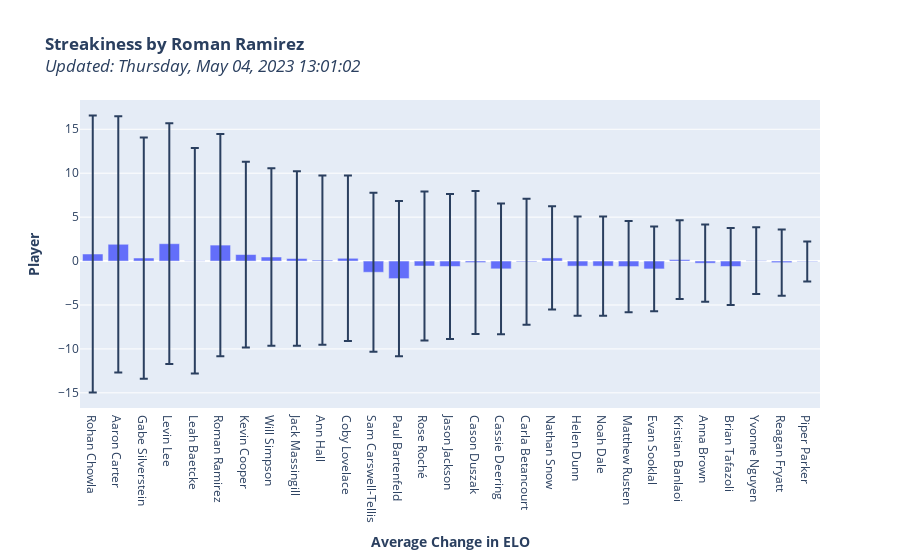

The notebook cell this image was saved under:
### Code cell
agg_d_elo_table = pd.DataFrame()
agg_d_elo_table['Avg Change in ELO'] = d_elo_time_table.mean(axis=0)
agg_d_elo_table['STD Change in ELO'] = d_elo_time_table.std(axis=0) # how streaky is someone, whats the average difference a change will be from the mean change
agg_d_elo_table.sort_values("STD Change in ELO", ascending=False, inplace=True)

with pd.option_context('display.max_rows', 100, 'display.max_columns', None):
    display(pd.DataFrame(agg_d_elo_table))

import plotly.express as px

fig_streakiness = px.bar(
    agg_d_elo_table,
    y='Avg Change in ELO',
    error_y='STD Change in ELO',
    x=agg_d_elo_table.index,
    title="<b>Streakiness</b>",
    )

fig_streakiness.update_layout(
    title=f'<b>Streakiness by Roman Ramirez</b><br><i>Updated: {str(datetime.datetime.now().strftime("%A, %b %d, %Y %H:%M:%S"))}<i>',
    xaxis_title='<b>Average Change in ELO</b>',
    yaxis_title='<b>Player</b>',
)

fig_streakiness.show()
fig_streakiness.write_html("exports/streakiness.html")

### Figure 1 — Plotly figure (JSON) as saved in the notebook; plotly's stock layout.template omitted (floating-point values rounded to 4 significant figures)
{"data": [{"alignmentgroup": "True", "error_y": {"array": [15.78, 14.58, 13.73, 13.7, 12.83, 12.65, 10.58, 10.11, 9.929, 9.627, 9.413, 9.049, 8.826, 8.476, 8.255, 8.14, 7.453, 7.171, 5.876, 5.642, 5.642, 5.195, 4.821, 4.492, 4.394, 4.372, 3.811, 3.773, 2.276]}, "hovertemplate": "player=%{x}<br>Avg Change in ELO=%{y}<extra></extra>", "legendgroup": "", "marker": {"color": "#636efa", "pattern": {"shape": ""}}, "name": "", "offsetgroup": "", "orientation": "v", "showlegend": false, "textposition": "auto", "type": "bar", "x": ["Rohan Chowla", "Aaron Carter", "Gabe Silverstein", "Levin Lee", "Leah Baetcke", "Roman Ramirez", "Kevin Cooper", "Will Simpson", "Jack Massingill", "Ann Hall", "Coby Lovelace", "Sam Carswell-Tellis", "Paul Bartenfeld", "Rose Roché", "Jason Jackson", "Cason Duszak", "Cassie Deering", "Carla Betancourt", "Nathan Snow", "Helen Dunn", "Noah Dale", "Matthew Rusten", "Evan Sooklal", "Kristian Banlaoi", "Anna Brown", "Brian Tafazoli", "Yvonne Nguyen", "Reagan Fryatt", "Piper Parker"], "xaxis": "x", "y": [0.803, 1.91, 0.345, 1.976, 0.03329, 1.817, 0.7403, 0.4587, 0.2922, 0.1054, 0.3148, -1.277, -1.997, -0.5659, -0.6163, -0.1685, -0.8875, -0.07981, 0.3539, -0.5774, -0.5774, -0.6255, -0.8962, 0.1653, -0.2445, -0.6186, 0.05019, -0.1793, -0.05414], "yaxis": "y"}], "layout": {"barmode": "relative", "legend": {"tracegroupgap": 0}, "title": {"text": "<b>Streakiness by Roman Ramirez</b><br><i>Updated: Thursday, May 04, 2023 13:01:02<i>"}, "xaxis": {"anchor": "y", "domain": [0, 1], "title": {"text": "<b>Average Change in ELO</b>"}}, "yaxis": {"anchor": "x", "domain": [0, 1], "title": {"text": "<b>Player</b>"}}}}
